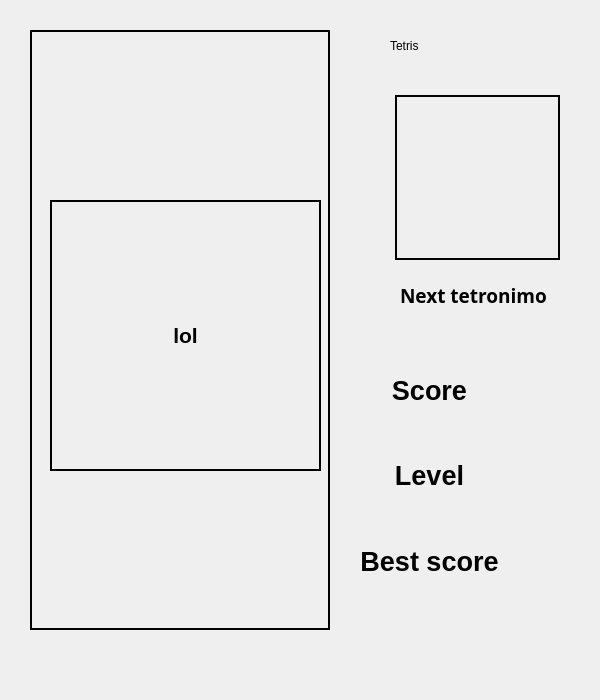
<?xml version="1.0" encoding="UTF-8"?>
<ui version="4.0">
 <class>View</class>
 <widget class="QWidget" name="View">
  <property name="geometry">
   <rect>
    <x>0</x>
    <y>0</y>
    <width>600</width>
    <height>700</height>
   </rect>
  </property>
  <property name="windowTitle">
   <string>View</string>
  </property>
  <property name="styleSheet">
   <string notr="true"/>
  </property>
  <widget class="QStackedWidget" name="stackedWidget">
   <property name="geometry">
    <rect>
     <x>0</x>
     <y>0</y>
     <width>600</width>
     <height>700</height>
    </rect>
   </property>
   <property name="styleSheet">
    <string notr="true"/>
   </property>
   <property name="currentIndex">
    <number>1</number>
   </property>
   <widget class="QWidget" name="Menu">
    <widget class="QLabel" name="brickGame">
     <property name="geometry">
      <rect>
       <x>110</x>
       <y>10</y>
       <width>401</width>
       <height>161</height>
      </rect>
     </property>
     <property name="font">
      <font>
       <family>Cascadia Code</family>
       <pointsize>43</pointsize>
      </font>
     </property>
     <property name="text">
      <string>Brick Game</string>
     </property>
     <property name="margin">
      <number>30</number>
     </property>
    </widget>
    <widget class="QPushButton" name="snakeBtn">
     <property name="geometry">
      <rect>
       <x>180</x>
       <y>190</y>
       <width>251</width>
       <height>111</height>
      </rect>
     </property>
     <property name="font">
      <font>
       <family>Cascadia Code</family>
       <pointsize>36</pointsize>
       <bold>true</bold>
      </font>
     </property>
     <property name="styleSheet">
      <string notr="true">QPushButton {
background-color: rgb(130, 170, 90);
border: none;
color: rgb(226, 234, 216);
border-left: 1px solid rgb(110, 144, 76); 
border-right: 1px solid rgb(110, 144, 76); 
border-bottom: 5px sold rgb(110, 144, 76);	
border-radius: 10px;
}

QPushButton:hover {
 background-color: rgb(138, 181, 96);
 border left: 1px solid.rgb(110, 144, 76);
 border-right: 1px solid rgb(110, 144, 76);
 border-bottom: 5px solid rgb(110, 144, 76);
border-radius: 10px;
}

QPushButton:pressed {
background-color: rgb(120, 157, 83); 
border-left: 1px solid rgb(110, 144, 76);
border-right: 1px solid rgb(110, 144, 76); 
border-top: 5px solid rgb(110, 144, 76);
border-radius: 10px;
}</string>
     </property>
     <property name="text">
      <string>Snake</string>
     </property>
    </widget>
    <widget class="QPushButton" name="tetrisBtn">
     <property name="geometry">
      <rect>
       <x>180</x>
       <y>320</y>
       <width>251</width>
       <height>111</height>
      </rect>
     </property>
     <property name="font">
      <font>
       <family>Cascadia Code</family>
       <pointsize>36</pointsize>
       <bold>true</bold>
      </font>
     </property>
     <property name="styleSheet">
      <string notr="true">QPushButton {
background-color: rgb(130, 170, 90);
border: none;
color: rgb(226, 234, 216);
border-left: 1px solid rgb(110, 144, 76); 
border-right: 1px solid rgb(110, 144, 76); 
border-bottom: 5px sold rgb(110, 144, 76);	
border-radius: 10px;
}

QPushButton:hover {
 background-color: rgb(138, 181, 96);
 border left: 1px solid.rgb(110, 144, 76);
 border-right: 1px solid rgb(110, 144, 76);
 border-bottom: 5px solid rgb(110, 144, 76);
border-radius: 10px;
}

QPushButton:pressed {
background-color: rgb(120, 157, 83); 
border-left: 1px solid rgb(110, 144, 76);
border-right: 1px solid rgb(110, 144, 76); 
border-top: 5px solid rgb(110, 144, 76);
border-radius: 10px;
}</string>
     </property>
     <property name="text">
      <string>Tetris</string>
     </property>
    </widget>
    <widget class="QPushButton" name="exitBtn">
     <property name="geometry">
      <rect>
       <x>180</x>
       <y>460</y>
       <width>251</width>
       <height>111</height>
      </rect>
     </property>
     <property name="font">
      <font>
       <family>Cascadia Code</family>
       <pointsize>36</pointsize>
       <bold>true</bold>
      </font>
     </property>
     <property name="styleSheet">
      <string notr="true">QPushButton {
background-color: rgb(255, 70, 90);
border: none;
color: rgb(226, 234, 216);
border-left: 1px solid rgb(110, 144, 76); 
border-right: 1px solid rgb(110, 144, 76); 
border-bottom: 5px sold rgb(110, 144, 76);	
}

QPushButton:hover {
 background-color: rgb(255, 10, 96);
 border left: 1px solid.rgb(110, 144, 76);
 border-right: 1px solid rgb(110, 144, 76);
 border-bottom: 5px solid rgb(110, 144, 76);
}

QPushButton:pressed {
background-color: rgb(255, 0, 83); 
border-left: 1px solid rgb(110, 144, 76);
border-right: 1px solid rgb(110, 144, 76); 
border-top: 5px solid rgb(110, 144, 76);
}</string>
     </property>
     <property name="text">
      <string>EXIT</string>
     </property>
    </widget>
   </widget>
   <widget class="QWidget" name="TetrisGame">
    <widget class="QWidget" name="TetrisGameField" native="true">
     <property name="geometry">
      <rect>
       <x>30</x>
       <y>30</y>
       <width>300</width>
       <height>600</height>
      </rect>
     </property>
     <property name="styleSheet">
      <string notr="true">QWidget {
    border: 2px solid black;
	
}</string>
     </property>
     <widget class="QLabel" name="TetrisInfoLabel">
      <property name="geometry">
       <rect>
        <x>20</x>
        <y>170</y>
        <width>271</width>
        <height>271</height>
       </rect>
      </property>
      <property name="font">
       <font>
        <pointsize>16</pointsize>
        <bold>true</bold>
       </font>
      </property>
      <property name="styleSheet">
       <string notr="true">QWidget {
    border: 2px solid black;
}</string>
      </property>
      <property name="text">
       <string>lol</string>
      </property>
      <property name="alignment">
       <set>Qt::AlignCenter</set>
      </property>
     </widget>
    </widget>
    <widget class="QLabel" name="TetrisLabel">
     <property name="geometry">
      <rect>
       <x>390</x>
       <y>10</y>
       <width>141</width>
       <height>71</height>
      </rect>
     </property>
     <property name="styleSheet">
      <string notr="true">font: 600 30pt &quot;Cascadia Code&quot;;
</string>
     </property>
     <property name="text">
      <string>Tetris</string>
     </property>
    </widget>
    <widget class="QWidget" name="gridLayoutWidget_2">
     <property name="geometry">
      <rect>
       <x>360</x>
       <y>350</y>
       <width>211</width>
       <height>251</height>
      </rect>
     </property>
     <layout class="QGridLayout" name="gridLayout_4">
      <item row="1" column="0">
       <widget class="QLabel" name="lvlLabel_tetris">
        <property name="font">
         <font>
          <pointsize>20</pointsize>
          <bold>true</bold>
         </font>
        </property>
        <property name="styleSheet">
         <string notr="true"/>
        </property>
        <property name="text">
         <string>Level</string>
        </property>
        <property name="alignment">
         <set>Qt::AlignCenter</set>
        </property>
       </widget>
      </item>
      <item row="0" column="0">
       <widget class="QLabel" name="scoreLabel_tetris">
        <property name="font">
         <font>
          <pointsize>20</pointsize>
          <bold>true</bold>
         </font>
        </property>
        <property name="text">
         <string>Score</string>
        </property>
        <property name="alignment">
         <set>Qt::AlignCenter</set>
        </property>
       </widget>
      </item>
      <item row="0" column="1">
       <widget class="QLabel" name="score_tetris">
        <property name="font">
         <font>
          <pointsize>20</pointsize>
          <bold>true</bold>
         </font>
        </property>
        <property name="text">
         <string/>
        </property>
        <property name="alignment">
         <set>Qt::AlignCenter</set>
        </property>
       </widget>
      </item>
      <item row="2" column="0">
       <widget class="QLabel" name="bestScoreLabel_tetris">
        <property name="font">
         <font>
          <pointsize>20</pointsize>
          <bold>true</bold>
         </font>
        </property>
        <property name="text">
         <string>Best score</string>
        </property>
        <property name="alignment">
         <set>Qt::AlignCenter</set>
        </property>
       </widget>
      </item>
      <item row="2" column="1">
       <widget class="QLabel" name="bestScore_tetris">
        <property name="font">
         <font>
          <pointsize>20</pointsize>
          <bold>true</bold>
         </font>
        </property>
        <property name="text">
         <string/>
        </property>
        <property name="alignment">
         <set>Qt::AlignCenter</set>
        </property>
       </widget>
      </item>
      <item row="1" column="1">
       <widget class="QLabel" name="lvl_tetris">
        <property name="font">
         <font>
          <pointsize>20</pointsize>
          <bold>true</bold>
         </font>
        </property>
        <property name="text">
         <string/>
        </property>
        <property name="alignment">
         <set>Qt::AlignCenter</set>
        </property>
       </widget>
      </item>
     </layout>
    </widget>
    <widget class="QWidget" name="TetrisGameField_2" native="true">
     <property name="geometry">
      <rect>
       <x>395</x>
       <y>95</y>
       <width>165</width>
       <height>165</height>
      </rect>
     </property>
     <property name="styleSheet">
      <string notr="true">QWidget {
    border: 2px solid black;

}</string>
     </property>
    </widget>
    <widget class="QLabel" name="nextLabel">
     <property name="geometry">
      <rect>
       <x>400</x>
       <y>270</y>
       <width>171</width>
       <height>51</height>
      </rect>
     </property>
     <property name="font">
      <font>
       <family>Cascadia Code</family>
       <pointsize>14</pointsize>
       <italic>false</italic>
       <bold>true</bold>
      </font>
     </property>
     <property name="styleSheet">
      <string notr="true">font: 600 14pt &quot;Cascadia Code&quot;;
</string>
     </property>
     <property name="text">
      <string>Next tetronimo</string>
     </property>
    </widget>
    <zorder>TetrisLabel</zorder>
    <zorder>gridLayoutWidget_2</zorder>
    <zorder>nextLabel</zorder>
    <zorder>TetrisGameField</zorder>
    <zorder>TetrisGameField_2</zorder>
   </widget>
   <widget class="QWidget" name="End">
    <widget class="QWidget" name="verticalLayoutWidget">
     <property name="geometry">
      <rect>
       <x>70</x>
       <y>30</y>
       <width>481</width>
       <height>231</height>
      </rect>
     </property>
     <layout class="QVBoxLayout" name="verticalLayout">
      <item>
       <widget class="QLabel" name="gameStatus">
        <property name="font">
         <font>
          <pointsize>30</pointsize>
          <bold>true</bold>
         </font>
        </property>
        <property name="text">
         <string>GAME OVER</string>
        </property>
        <property name="alignment">
         <set>Qt::AlignCenter</set>
        </property>
       </widget>
      </item>
      <item>
       <layout class="QGridLayout" name="gridLayout_5">
        <item row="1" column="1">
         <widget class="QLabel" name="bestScore_end">
          <property name="font">
           <font>
            <pointsize>18</pointsize>
            <bold>true</bold>
           </font>
          </property>
          <property name="text">
           <string/>
          </property>
          <property name="alignment">
           <set>Qt::AlignCenter</set>
          </property>
         </widget>
        </item>
        <item row="0" column="0">
         <widget class="QLabel" name="scoreLabel_end">
          <property name="font">
           <font>
            <pointsize>18</pointsize>
            <bold>true</bold>
           </font>
          </property>
          <property name="text">
           <string>Your score</string>
          </property>
          <property name="alignment">
           <set>Qt::AlignCenter</set>
          </property>
         </widget>
        </item>
        <item row="0" column="1">
         <widget class="QLabel" name="score_end">
          <property name="font">
           <font>
            <pointsize>18</pointsize>
            <bold>true</bold>
           </font>
          </property>
          <property name="text">
           <string/>
          </property>
          <property name="alignment">
           <set>Qt::AlignCenter</set>
          </property>
         </widget>
        </item>
        <item row="1" column="0">
         <widget class="QLabel" name="bestScoreLabel_end">
          <property name="font">
           <font>
            <pointsize>18</pointsize>
            <bold>true</bold>
           </font>
          </property>
          <property name="text">
           <string>Best score</string>
          </property>
          <property name="alignment">
           <set>Qt::AlignCenter</set>
          </property>
         </widget>
        </item>
       </layout>
      </item>
     </layout>
    </widget>
    <widget class="QPushButton" name="again">
     <property name="geometry">
      <rect>
       <x>190</x>
       <y>300</y>
       <width>251</width>
       <height>111</height>
      </rect>
     </property>
     <property name="font">
      <font>
       <family>Cascadia Code</family>
       <pointsize>36</pointsize>
       <bold>true</bold>
      </font>
     </property>
     <property name="styleSheet">
      <string notr="true">QPushButton {
background-color: rgb(130, 170, 90);
border: none;
color: rgb(226, 234, 216);
border-left: 1px solid rgb(110, 144, 76); 
border-right: 1px solid rgb(110, 144, 76); 
border-bottom: 5px sold rgb(110, 144, 76);	
border-radius: 10px;
}

QPushButton:hover {
 background-color: rgb(138, 181, 96);
 border left: 1px solid.rgb(110, 144, 76);
 border-right: 1px solid rgb(110, 144, 76);
 border-bottom: 5px solid rgb(110, 144, 76);
border-radius: 10px;
}

QPushButton:pressed {
background-color: rgb(120, 157, 83); 
border-left: 1px solid rgb(110, 144, 76);
border-right: 1px solid rgb(110, 144, 76); 
border-top: 5px solid rgb(110, 144, 76);
border-radius: 10px;
}</string>
     </property>
     <property name="text">
      <string>Retry</string>
     </property>
    </widget>
    <widget class="QPushButton" name="exitButton">
     <property name="geometry">
      <rect>
       <x>190</x>
       <y>450</y>
       <width>251</width>
       <height>111</height>
      </rect>
     </property>
     <property name="font">
      <font>
       <family>Cascadia Code</family>
       <pointsize>36</pointsize>
       <bold>true</bold>
      </font>
     </property>
     <property name="styleSheet">
      <string notr="true">QPushButton {
background-color: rgb(255, 70, 90);
border: none;
color: rgb(226, 234, 216);
border-left: 1px solid rgb(110, 144, 76); 
border-right: 1px solid rgb(110, 144, 76); 
border-bottom: 5px sold rgb(110, 144, 76);	
}

QPushButton:hover {
 background-color: rgb(255, 10, 96);
 border left: 1px solid.rgb(110, 144, 76);
 border-right: 1px solid rgb(110, 144, 76);
 border-bottom: 5px solid rgb(110, 144, 76);
}

QPushButton:pressed {
background-color: rgb(255, 0, 83); 
border-left: 1px solid rgb(110, 144, 76);
border-right: 1px solid rgb(110, 144, 76); 
border-top: 5px solid rgb(110, 144, 76);
}</string>
     </property>
     <property name="text">
      <string>EXIT</string>
     </property>
    </widget>
   </widget>
   <widget class="QWidget" name="SnakeGame">
    <widget class="QWidget" name="GameField" native="true">
     <property name="geometry">
      <rect>
       <x>30</x>
       <y>30</y>
       <width>300</width>
       <height>600</height>
      </rect>
     </property>
     <property name="autoFillBackground">
      <bool>false</bool>
     </property>
     <property name="styleSheet">
      <string notr="true">QWidget {
    border: 2px solid black;

}</string>
     </property>
     <widget class="QLabel" name="SnakeInfoLabel">
      <property name="geometry">
       <rect>
        <x>10</x>
        <y>170</y>
        <width>271</width>
        <height>271</height>
       </rect>
      </property>
      <property name="font">
       <font>
        <pointsize>16</pointsize>
        <bold>true</bold>
       </font>
      </property>
      <property name="styleSheet">
       <string notr="true">QWidget {
    border: 2px solid black;
}</string>
      </property>
      <property name="text">
       <string>lol</string>
      </property>
      <property name="alignment">
       <set>Qt::AlignCenter</set>
      </property>
     </widget>
    </widget>
    <widget class="QLabel" name="snakeLabel">
     <property name="geometry">
      <rect>
       <x>380</x>
       <y>20</y>
       <width>161</width>
       <height>71</height>
      </rect>
     </property>
     <property name="styleSheet">
      <string notr="true">font: 600 30pt &quot;Cascadia Code&quot;;
</string>
     </property>
     <property name="text">
      <string>Snake🐍</string>
     </property>
    </widget>
    <widget class="QWidget" name="gridLayoutWidget">
     <property name="geometry">
      <rect>
       <x>340</x>
       <y>110</y>
       <width>201</width>
       <height>281</height>
      </rect>
     </property>
     <layout class="QGridLayout" name="gridLayout">
      <item row="1" column="0">
       <widget class="QLabel" name="lvlLabel">
        <property name="font">
         <font>
          <pointsize>20</pointsize>
          <bold>true</bold>
         </font>
        </property>
        <property name="styleSheet">
         <string notr="true"/>
        </property>
        <property name="text">
         <string>Level</string>
        </property>
        <property name="alignment">
         <set>Qt::AlignCenter</set>
        </property>
       </widget>
      </item>
      <item row="0" column="0">
       <widget class="QLabel" name="scoreLabel">
        <property name="font">
         <font>
          <pointsize>20</pointsize>
          <bold>true</bold>
         </font>
        </property>
        <property name="text">
         <string>Score</string>
        </property>
        <property name="alignment">
         <set>Qt::AlignCenter</set>
        </property>
       </widget>
      </item>
      <item row="0" column="1">
       <widget class="QLabel" name="score_snake">
        <property name="font">
         <font>
          <pointsize>20</pointsize>
          <bold>true</bold>
         </font>
        </property>
        <property name="text">
         <string/>
        </property>
        <property name="alignment">
         <set>Qt::AlignCenter</set>
        </property>
       </widget>
      </item>
      <item row="2" column="0">
       <widget class="QLabel" name="bestScoreLabel_snake">
        <property name="font">
         <font>
          <pointsize>20</pointsize>
          <bold>true</bold>
         </font>
        </property>
        <property name="text">
         <string>Best score</string>
        </property>
        <property name="alignment">
         <set>Qt::AlignCenter</set>
        </property>
       </widget>
      </item>
      <item row="2" column="1">
       <widget class="QLabel" name="bestScore_snake">
        <property name="font">
         <font>
          <pointsize>20</pointsize>
          <bold>true</bold>
         </font>
        </property>
        <property name="text">
         <string/>
        </property>
        <property name="alignment">
         <set>Qt::AlignCenter</set>
        </property>
       </widget>
      </item>
      <item row="1" column="1">
       <widget class="QLabel" name="lvl_snake">
        <property name="font">
         <font>
          <pointsize>20</pointsize>
          <bold>true</bold>
         </font>
        </property>
        <property name="text">
         <string/>
        </property>
        <property name="alignment">
         <set>Qt::AlignCenter</set>
        </property>
       </widget>
      </item>
     </layout>
    </widget>
    <zorder>snakeLabel</zorder>
    <zorder>gridLayoutWidget</zorder>
    <zorder>GameField</zorder>
   </widget>
  </widget>
 </widget>
 <resources/>
 <connections/>
</ui>
